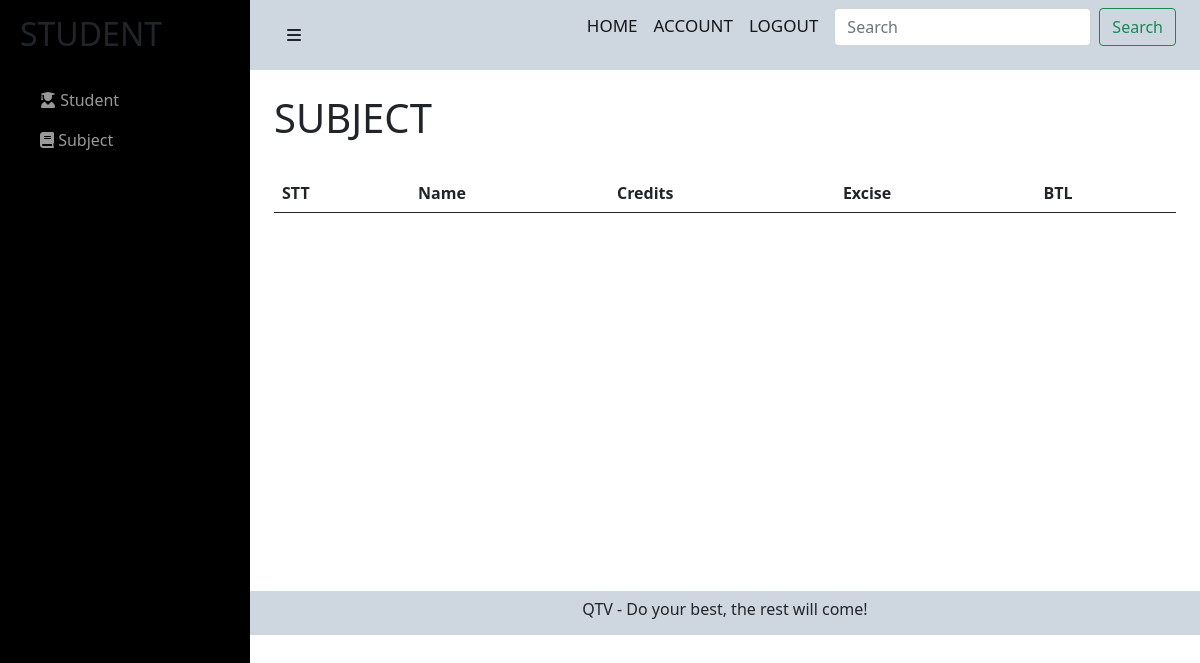
The page /admin/student/subject.php (signed in) on the database as committed earlier.
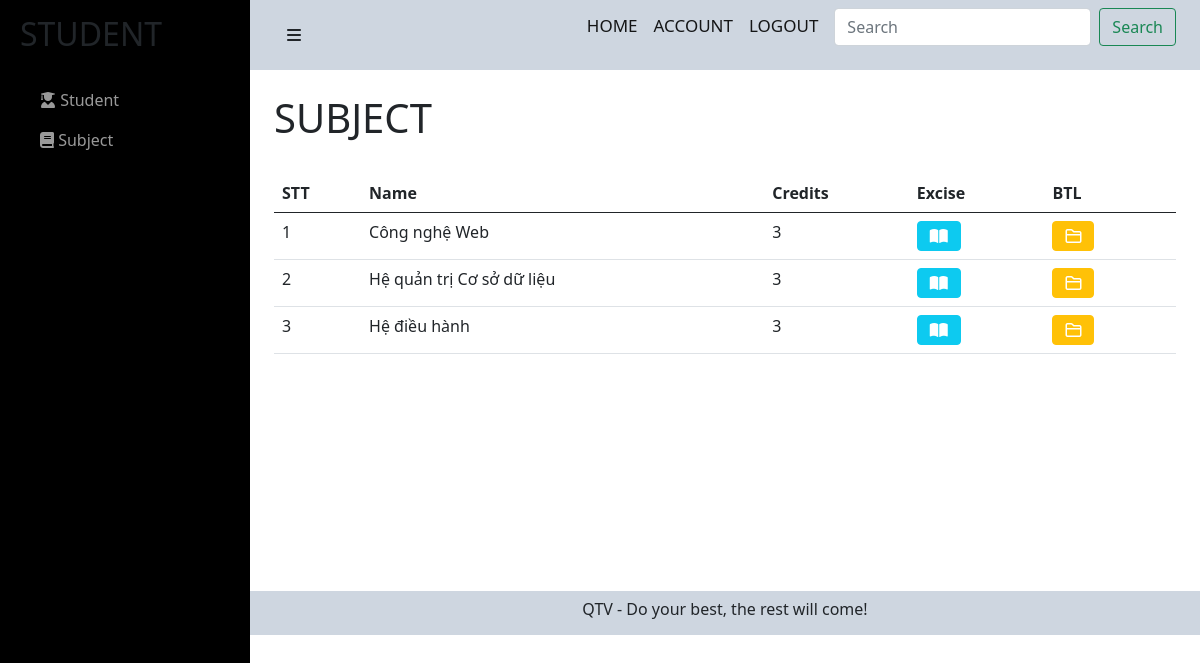
The same page on the database as committed later.
### tables this page shows
CREATE TABLE `monhoc` (
  `idMH` int(11) NOT NULL,
  `nameMH` varchar(255) NOT NULL,
  `TC` int(11) NOT NULL
);

### admin/student/subject.php (the view, shortened to what this page needs)
<?php include('../../config/config.php');
?>
<link href="https://cdn.jsdelivr.net/npm/bootstrap@5.0.2/dist/css/bootstrap.min.css" rel="stylesheet">
<link rel="stylesheet" href="https://cdnjs.cloudflare.com/ajax/libs/font-awesome/6.0.0-beta2/css/all.min.css" />
<link rel="stylesheet" href="../../css/teacher-admin.css">
<div id="wrapper">
    <div id="sidebar-wrapper">
        <ul class="sidebar-nav">
        <li class="sidebar-brand">
                <h2>STUDENT</h2>
            </li>
            <li>
                <a href="student.php"><i class="fas fa-user-graduate"></i> Student</a>
            </li>
            <li>
                <a href="subject.php"><i class="fas fa-book"></i> Subject</a>
            </li>
        </ul>
    </div>
    <div id="page-content-wrapper">
        <div class="container-fluid">
            <div class="row">
                <div class="col-lg-12">
                    <nav class="navbar navbar-light">
                        <div class="container-fluid">
                            <a href="#menu-toggle" class="btn btn-default" id="menu-toggle"><i class="fas fa-bars"></i></a>
                            <form class="d-flex">
                                <a href="" class="navbar-brand">HOME</a>
                                <a href="./myprofile.php" class="navbar-brand">ACCOUNT</a>
                                <a href="../../login/logout.php" class="navbar-brand">LOGOUT</a>
                                <input class="form-control me-2" type="search" placeholder="Search" aria-label="Search">
                                <button class="btn btn-outline-success" type="submit">Search</button>
                            </form>
                        </div>
                    </nav>
                    <div class="container">
                        <br>
                        <h1>SUBJECT</h1>
                        <br>
                        <table class="table">
                            <thead>
                                <tr>
                                    <th scope="col">STT</th>
                                    <th scope="col">Name</th>
                                    <th scope="col">Credits</th>
                                    <th scope="col">Excise</th>
                                    <th scope="col">BTL</th>
                                </tr>
                            </thead>
                            <tbody>
                                <?php
                                $sql = "SELECT * from monhoc";
                                $res = mysqli_query($conn, $sql);
                                $sn = 1;
                                if ($res == true) {
                                    while ($row = mysqli_fetch_assoc($res)) {
                                ?>
                                        <tr>
                                            <td><?php echo $sn++ ?></td>
                                            <td><?php echo $row['nameMH']; ?></td>
                                            <td><?php echo $row['TC']; ?></td>
                                            <td>
                                                <a href="./exercise-subject-admin.php?idMH=<?php echo $row['idMH']; ?>"><button type="button" class="btn btn-info text-white me-2"><i class="fas fa-book-open"></i>    </button></a>
                                            </td>
                                            <td>
                                                <a href="./btl.php?idMH=<?php echo $row['idMH']; ?>"><button type="button" class="btn btn-warning text-white me-2"><i class="far fa-folder"></i></button></a>
                                            </td>
                                        </tr>
                                <?php
                                    }
                                }
                                ?>
                            </tbody>
                        </table>
                    </div>
                </div>
            </div>
        </div>
        <footer>
            <p class="ftr text-center">
                QTV - Do your best, the rest will come!
            </p>
        </footer>
    </div>
</div>

### css/teacher-admin.css (style rules this page uses)
.row>* { padding : 0; }
#wrapper { padding-left: 0; -webkit-transition: all 0.5s ease; -moz-transition: all 0.5s ease; -o-transition: all 0.5s ease; transition: all 0.5s ease; }
.navbar-brand { font-size:17px; font-weight:500; }
#page-content-wrapper { padding: 50px; position: relative; }
#sidebar-wrapper { z-index: 1000; position: fixed; left: 250px; width: 0; height: 100%; margin-left: -250px; overflow-y: auto; background: #000; -webkit-transition: all 0.5s ease; -moz-transition: all 0.5s ease; -o-transition: all 0.5s ease; transition: all 0.5s ease; }
#page-content-wrapper { width: 100%; position: absolute; padding: 15px; }
.sidebar-nav { position: absolute; top: 0; width: 250px; margin: 0; padding: 0; list-style: none; }
.sidebar-nav li { text-indent: 20px; line-height: 40px; }
.sidebar-nav li a { display: block; text-decoration: none; color: #999999; }
.sidebar-nav > .sidebar-brand { height: 65px; font-size: 18px; line-height: 60px; margin-top: 15px; }
@media (min-width:768px) { #wrapper { padding-left: 250px; } }
@media (min-width:768px) { #sidebar-wrapper { width: 250px; } }
@media (min-width:768px) { #page-content-wrapper { padding: 0; position: relative; } }
.navbar, .ftr { background-color: #ced6e0; }
.ftr { height:44px; margin-bottom: 0; padding-top:6px; }
.container { min-height: 521px; }

Rows that differ between the two databases and show on the page:
added monhoc: nameMH "Công nghệ Web", TC "3"
added monhoc: nameMH "Hệ quản trị Cơ sở dữ liệu", TC "3"
added monhoc: nameMH "Hệ điều hành", TC "3"
